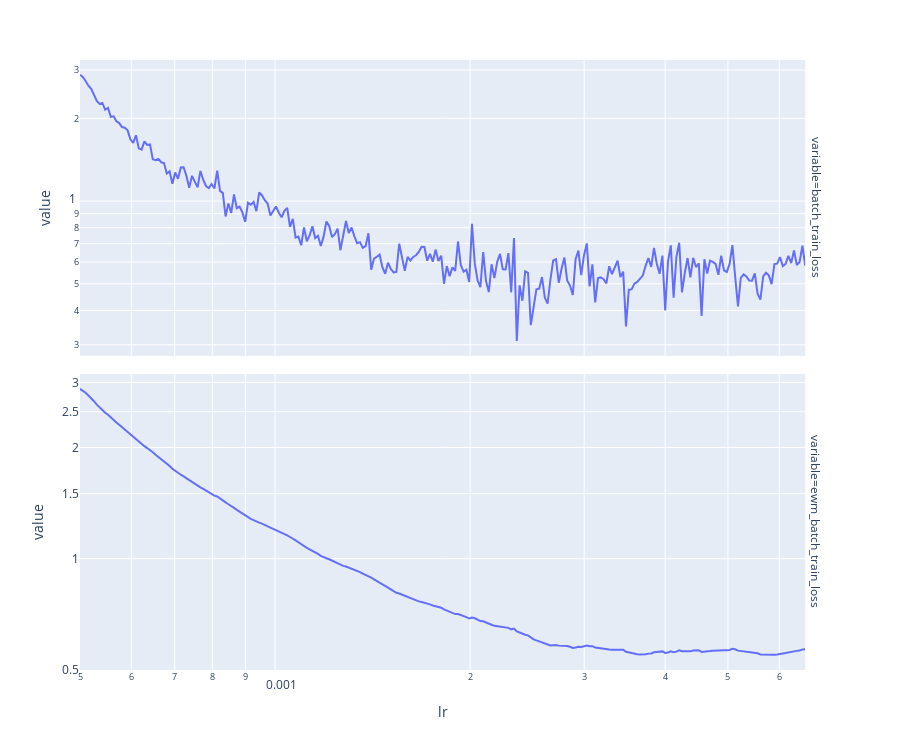
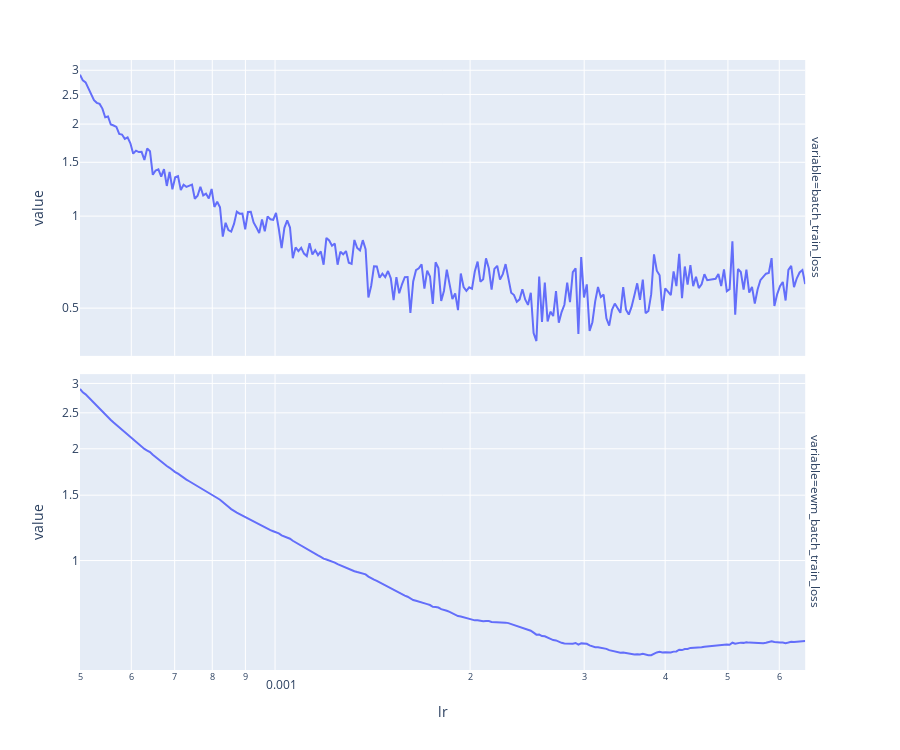
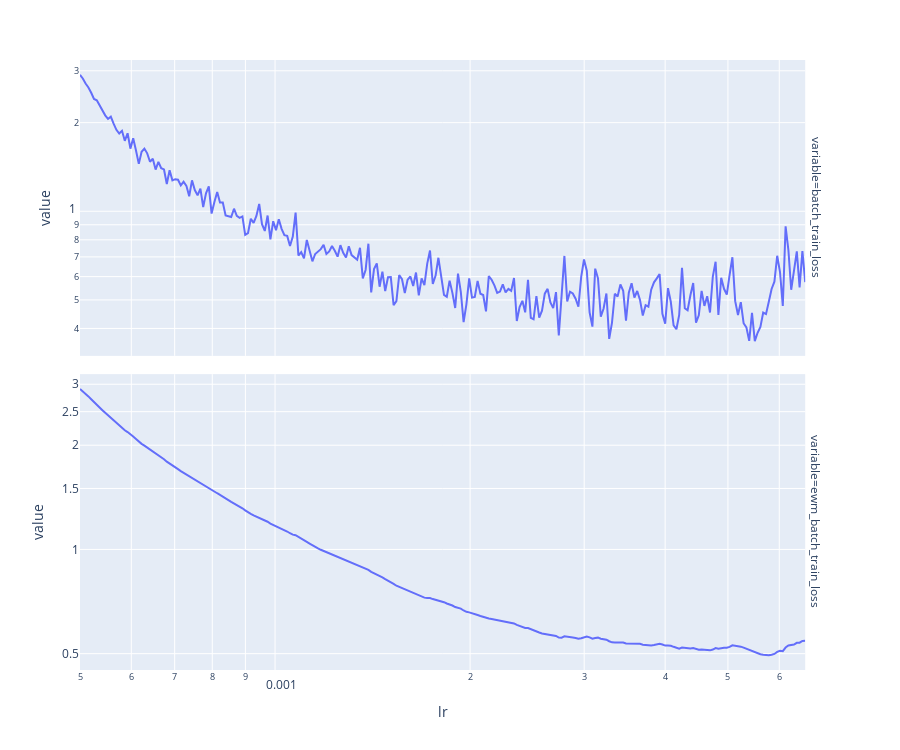
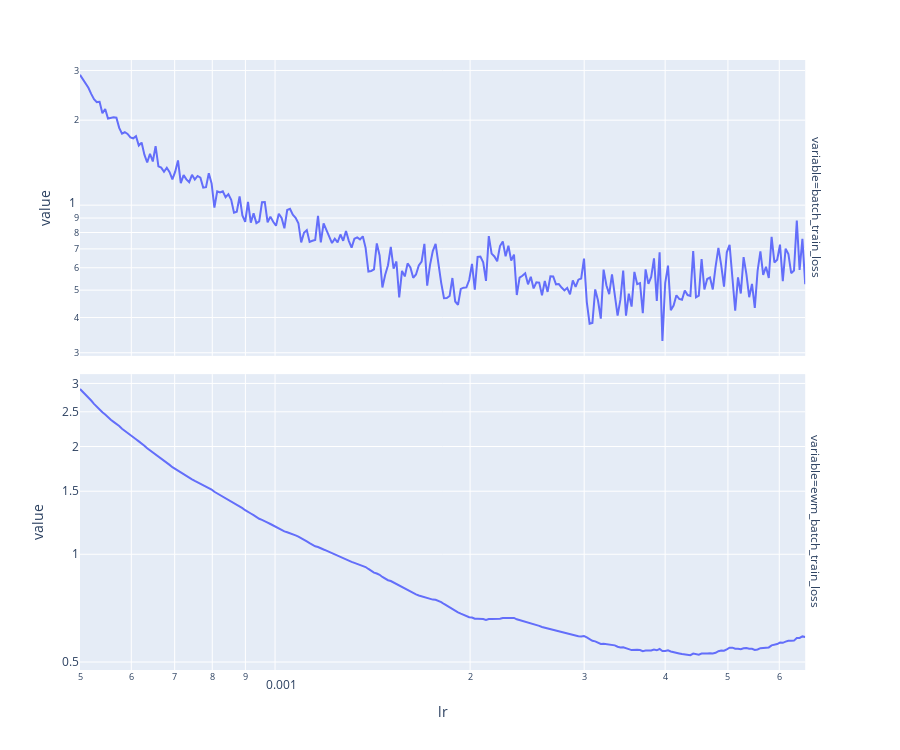

The cell these charts' notebook holds for them, in order:
### Code cell
max_lrs = []
for fold_idx in range(5):
    full_dataset = CMIDataset(f"fold_{fold_idx}", "train")
    full_dataset_loader = DL(full_dataset, TRAIN_BATCH_SIZE, shuffle=True)
    _, mock_training_metrics = mk_model_and_fit(
        full_dataset_loader,
        partial(torch.optim.lr_scheduler.ExponentialLR, gamma=MOCK_TRAINING_GAMMA),
        MOCK_TRAINING_EPOCHS
    )
    mock_training_metrics = post_process_mock_training_metrics(mock_training_metrics)
    plt_lr_search_training_metrics(mock_training_metrics)
    max_lr = mock_training_metrics["ewm_batch_train_loss"].idxmin()
    # max_lr = 0.002
    print("Maximum learning rate:", max_lr)
    max_lrs.append(max_lr)

### Figure 1 — Plotly figure (JSON) as saved in the notebook; plotly's stock layout.template omitted (floating-point values rounded to 4 significant figures; data arrays with more than 128 entries replaced by an {"elided": "..."} marker saying what was removed)
{"data": [{"hovertemplate": "variable=batch_train_loss<br>lr=%{x}<br>value=%{y}<extra></extra>", "legendgroup": "", "line": {"color": "#636efa", "dash": "solid"}, "marker": {"symbol": "circle"}, "mode": "lines", "name": "", "orientation": "v", "showlegend": false, "type": "scatter", "x": {"elided": "260 float values"}, "xaxis": "x2", "y": {"elided": "260 float values"}, "yaxis": "y2"}, {"hovertemplate": "variable=ewm_batch_train_loss<br>lr=%{x}<br>value=%{y}<extra></extra>", "legendgroup": "", "line": {"color": "#636efa", "dash": "solid"}, "marker": {"symbol": "circle"}, "mode": "lines", "name": "", "orientation": "v", "showlegend": false, "type": "scatter", "x": {"elided": "260 float values"}, "xaxis": "x", "y": {"elided": "260 float values"}, "yaxis": "y"}], "layout": {"annotations": [{"font": {}, "showarrow": false, "text": "variable=ewm_batch_train_loss", "textangle": 90, "x": 0.98, "xanchor": "left", "xref": "paper", "y": 0.2425, "yanchor": "middle", "yref": "paper"}, {"font": {}, "showarrow": false, "text": "variable=batch_train_loss", "textangle": 90, "x": 0.98, "xanchor": "left", "xref": "paper", "y": 0.7575, "yanchor": "middle", "yref": "paper"}], "height": 750, "legend": {"tracegroupgap": 0}, "margin": {"t": 60}, "xaxis": {"anchor": "y", "domain": [0, 0.98], "title": {"text": "lr"}, "type": "log"}, "xaxis2": {"anchor": "y2", "domain": [0, 0.98], "matches": "x", "showticklabels": false, "type": "log"}, "yaxis": {"anchor": "x", "domain": [0, 0.485], "title": {"text": "value"}, "type": "log"}, "yaxis2": {"anchor": "x2", "domain": [0.515, 1], "title": {"text": "value"}, "type": "log"}}}

### Figure 2 — Plotly figure (JSON) as saved in the notebook; plotly's stock layout.template omitted (floating-point values rounded to 4 significant figures; data arrays with more than 128 entries replaced by an {"elided": "..."} marker saying what was removed)
{"data": [{"hovertemplate": "variable=batch_train_loss<br>lr=%{x}<br>value=%{y}<extra></extra>", "legendgroup": "", "line": {"color": "#636efa", "dash": "solid"}, "marker": {"symbol": "circle"}, "mode": "lines", "name": "", "orientation": "v", "showlegend": false, "type": "scatter", "x": {"elided": "260 float values"}, "xaxis": "x2", "y": {"elided": "260 float values"}, "yaxis": "y2"}, {"hovertemplate": "variable=ewm_batch_train_loss<br>lr=%{x}<br>value=%{y}<extra></extra>", "legendgroup": "", "line": {"color": "#636efa", "dash": "solid"}, "marker": {"symbol": "circle"}, "mode": "lines", "name": "", "orientation": "v", "showlegend": false, "type": "scatter", "x": {"elided": "260 float values"}, "xaxis": "x", "y": {"elided": "260 float values"}, "yaxis": "y"}], "layout": {"annotations": [{"font": {}, "showarrow": false, "text": "variable=ewm_batch_train_loss", "textangle": 90, "x": 0.98, "xanchor": "left", "xref": "paper", "y": 0.2425, "yanchor": "middle", "yref": "paper"}, {"font": {}, "showarrow": false, "text": "variable=batch_train_loss", "textangle": 90, "x": 0.98, "xanchor": "left", "xref": "paper", "y": 0.7575, "yanchor": "middle", "yref": "paper"}], "height": 750, "legend": {"tracegroupgap": 0}, "margin": {"t": 60}, "xaxis": {"anchor": "y", "domain": [0, 0.98], "title": {"text": "lr"}, "type": "log"}, "xaxis2": {"anchor": "y2", "domain": [0, 0.98], "matches": "x", "showticklabels": false, "type": "log"}, "yaxis": {"anchor": "x", "domain": [0, 0.485], "title": {"text": "value"}, "type": "log"}, "yaxis2": {"anchor": "x2", "domain": [0.515, 1], "title": {"text": "value"}, "type": "log"}}}

### Figure 3 — Plotly figure (JSON) as saved in the notebook; plotly's stock layout.template omitted (floating-point values rounded to 4 significant figures; data arrays with more than 128 entries replaced by an {"elided": "..."} marker saying what was removed)
{"data": [{"hovertemplate": "variable=batch_train_loss<br>lr=%{x}<br>value=%{y}<extra></extra>", "legendgroup": "", "line": {"color": "#636efa", "dash": "solid"}, "marker": {"symbol": "circle"}, "mode": "lines", "name": "", "orientation": "v", "showlegend": false, "type": "scatter", "x": {"elided": "260 float values"}, "xaxis": "x2", "y": {"elided": "260 float values"}, "yaxis": "y2"}, {"hovertemplate": "variable=ewm_batch_train_loss<br>lr=%{x}<br>value=%{y}<extra></extra>", "legendgroup": "", "line": {"color": "#636efa", "dash": "solid"}, "marker": {"symbol": "circle"}, "mode": "lines", "name": "", "orientation": "v", "showlegend": false, "type": "scatter", "x": {"elided": "260 float values"}, "xaxis": "x", "y": {"elided": "260 float values"}, "yaxis": "y"}], "layout": {"annotations": [{"font": {}, "showarrow": false, "text": "variable=ewm_batch_train_loss", "textangle": 90, "x": 0.98, "xanchor": "left", "xref": "paper", "y": 0.2425, "yanchor": "middle", "yref": "paper"}, {"font": {}, "showarrow": false, "text": "variable=batch_train_loss", "textangle": 90, "x": 0.98, "xanchor": "left", "xref": "paper", "y": 0.7575, "yanchor": "middle", "yref": "paper"}], "height": 750, "legend": {"tracegroupgap": 0}, "margin": {"t": 60}, "xaxis": {"anchor": "y", "domain": [0, 0.98], "title": {"text": "lr"}, "type": "log"}, "xaxis2": {"anchor": "y2", "domain": [0, 0.98], "matches": "x", "showticklabels": false, "type": "log"}, "yaxis": {"anchor": "x", "domain": [0, 0.485], "title": {"text": "value"}, "type": "log"}, "yaxis2": {"anchor": "x2", "domain": [0.515, 1], "title": {"text": "value"}, "type": "log"}}}

### Figure 4 — Plotly figure (JSON) as saved in the notebook; plotly's stock layout.template omitted (floating-point values rounded to 4 significant figures; data arrays with more than 128 entries replaced by an {"elided": "..."} marker saying what was removed)
{"data": [{"hovertemplate": "variable=batch_train_loss<br>lr=%{x}<br>value=%{y}<extra></extra>", "legendgroup": "", "line": {"color": "#636efa", "dash": "solid"}, "marker": {"symbol": "circle"}, "mode": "lines", "name": "", "orientation": "v", "showlegend": false, "type": "scatter", "x": {"elided": "260 float values"}, "xaxis": "x2", "y": {"elided": "260 float values"}, "yaxis": "y2"}, {"hovertemplate": "variable=ewm_batch_train_loss<br>lr=%{x}<br>value=%{y}<extra></extra>", "legendgroup": "", "line": {"color": "#636efa", "dash": "solid"}, "marker": {"symbol": "circle"}, "mode": "lines", "name": "", "orientation": "v", "showlegend": false, "type": "scatter", "x": {"elided": "260 float values"}, "xaxis": "x", "y": {"elided": "260 float values"}, "yaxis": "y"}], "layout": {"annotations": [{"font": {}, "showarrow": false, "text": "variable=ewm_batch_train_loss", "textangle": 90, "x": 0.98, "xanchor": "left", "xref": "paper", "y": 0.2425, "yanchor": "middle", "yref": "paper"}, {"font": {}, "showarrow": false, "text": "variable=batch_train_loss", "textangle": 90, "x": 0.98, "xanchor": "left", "xref": "paper", "y": 0.7575, "yanchor": "middle", "yref": "paper"}], "height": 750, "legend": {"tracegroupgap": 0}, "margin": {"t": 60}, "xaxis": {"anchor": "y", "domain": [0, 0.98], "title": {"text": "lr"}, "type": "log"}, "xaxis2": {"anchor": "y2", "domain": [0, 0.98], "matches": "x", "showticklabels": false, "type": "log"}, "yaxis": {"anchor": "x", "domain": [0, 0.485], "title": {"text": "value"}, "type": "log"}, "yaxis2": {"anchor": "x2", "domain": [0.515, 1], "title": {"text": "value"}, "type": "log"}}}
